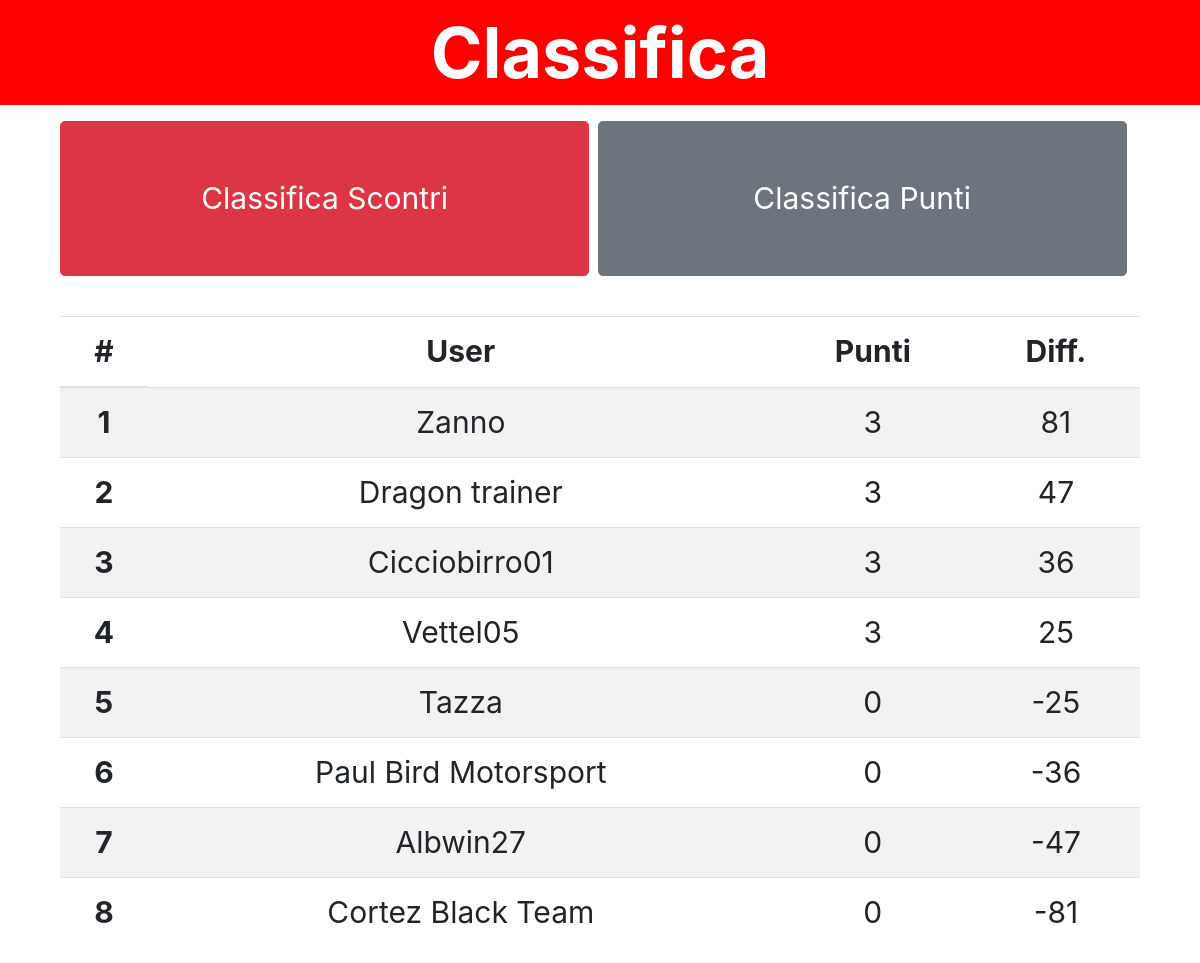
Before: /fantaformula/classifica_scontri (signed in) with the older database file.
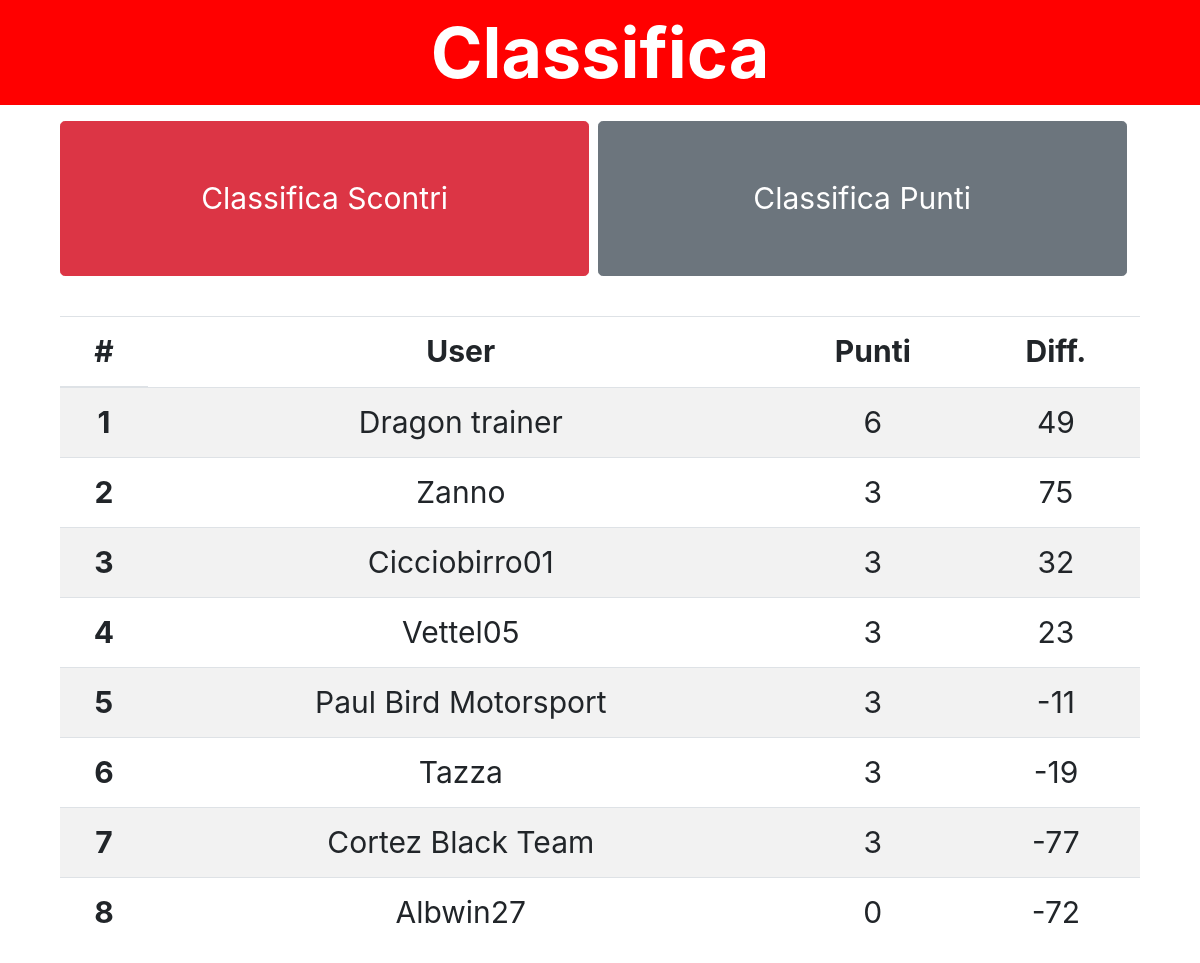
After: the same page with the newer database file.
### fantamotori/models.py (models this page shows)
class Formula_punti(models.Model):
    p_scontri = models.IntegerField(default="0")
    p_generali = models.IntegerField(default="0")
    differenza = models.IntegerField(default="0")
    username = models.TextField(default="a")
    utente = models.ForeignKey(User, on_delete=models.PROTECT, default="1")

### fantamotori/views.py (the view)
# urls.py: path("fantaformula/classifica_scontri", views.formula_classscontri, name="fantaformula/classifica_scontri"),
@login_required
def formula_classscontri(request):
    no = [6, 9]
    if request.user.id in no:
        raise Exception("Non puoi acceedere al Fanta Formula")
    ranking = Formula_punti.objects.order_by("-p_scontri", "-differenza")
    return render(request, "fantaformula/classifica_scontri.html", {
        "ranking": ranking
    })

### fantamotori/templates/fantaformula/classifica_scontri.html (shortened to what this page needs)
{% extends "layout.html" %}
{% block body %}
<div style="background-color: red;">
  <p class="titoloscelta toppagina">Classifica</p>
</div>
<div class="imppagina">
  <button style="width:49%" class="btn btn-danger btn-lg">Classifica Scontri</button>
  <a style="width:49%" href="classifica_punti" class="btn btn-secondary btn-lg">Classifica Punti</a>
  <table class="table table-striped" style="margin-top: 5vh;">
    <thead>
      <tr style="text-align: center;">
        <th scope="row">#</th>
        <td style="font-weight:bold">User</td>
        <td style="font-weight:bold">Punti</td>
        <td style="font-weight:bold">Diff.</td>
      </tr>
    </thead>
    <tbody style="text-align: center;">
      {% for rank in ranking %}
      <tr>
        <th scope="row">{{ forloop.counter }}</th>
        <td>{{ rank.username }}</td>
        <td>{{ rank.p_scontri }}</td>
        <td>{{ rank.differenza }}</td>
      </tr>
      {% endfor %}
    </tbody>
  </table>
</div>
{% endblock %}

### fantamotori/templates/layout.html (shortened to what this page needs)
{% load static %}
<!DOCTYPE html>
<html lang="en">
    <head>
        <link rel="stylesheet" type="text/css" href="{% static 'styles.css' %}">
        <link rel="stylesheet" href="https://maxcdn.bootstrapcdn.com/bootstrap/4.0.0-beta/css/bootstrap.min.css">
    </head>
    <body class="body">
        {% block body %}
        {% endblock %}
    </body>
</html>

### fantamotori/static/styles.css (style rules this page uses)
.body { margin: auto; font-size: 30px; }
.titoloscelta { font-size: 70px; font-weight: bold; }
.toppagina { color: white; text-align: center; }
.imppagina { width: 90%; margin: auto; }
a.btn-lg { padding: 5%; font-size: 30px; }
button.btn-lg { padding: 5%; font-size: 30px; }

Changed rows visible on the page:
changed Formula_punti "Dragon trainer": p_scontri "3" → "6"; differenza "47" → "49"; moves up the list
changed Formula_punti "Zanno": differenza "81" → "75"
changed Formula_punti "Cicciobirro01": differenza "36" → "32"
changed Formula_punti "Vettel05": differenza "25" → "23"
changed Formula_punti "Paul Bird Motorsport": p_scontri "0" → "3"; differenza "-36" → "-11"; moves up the list
changed Formula_punti "Tazza": p_scontri "0" → "3"; differenza "-25" → "-19"
changed Formula_punti "Cortez Black Team": p_scontri "0" → "3"; differenza "-81" → "-77"; moves up the list
changed Formula_punti "Albwin27": differenza "-47" → "-72"
